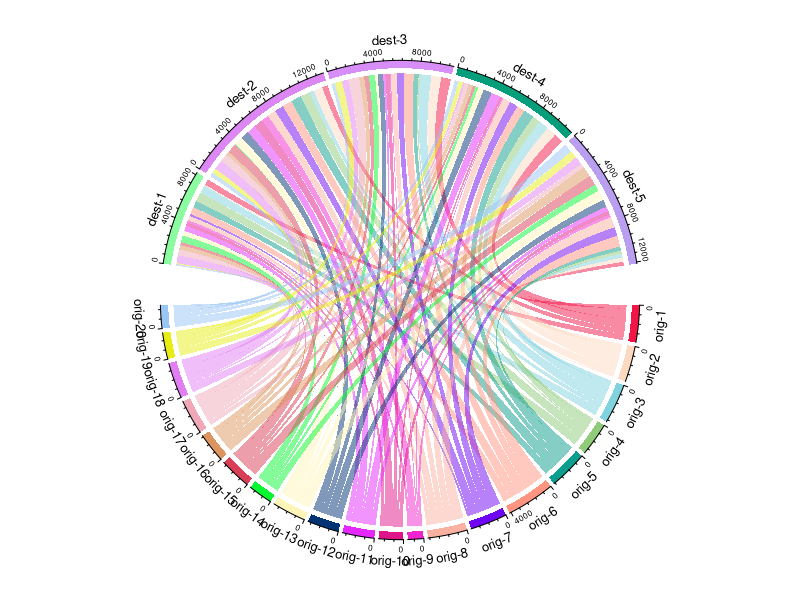
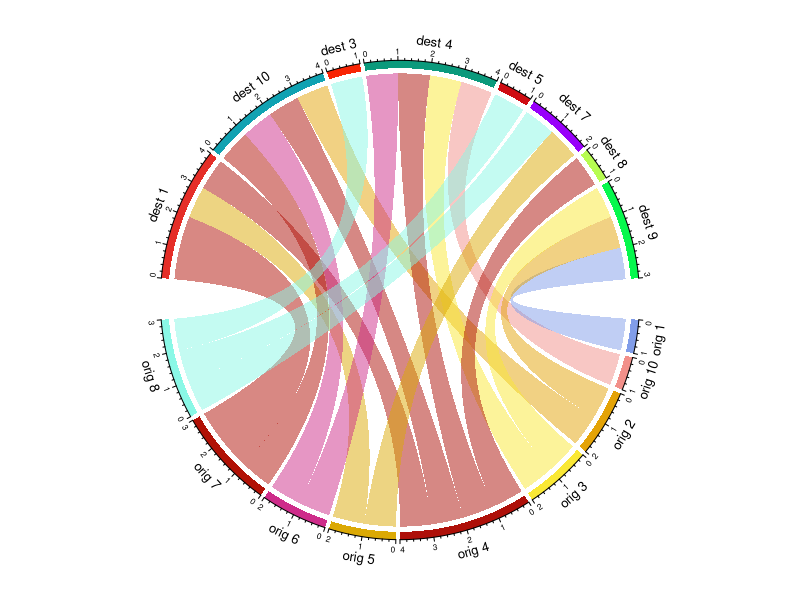
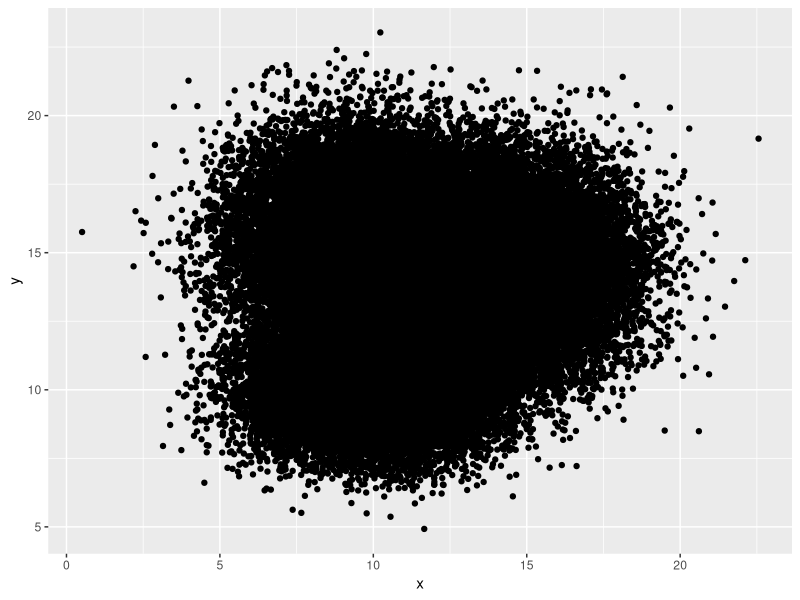
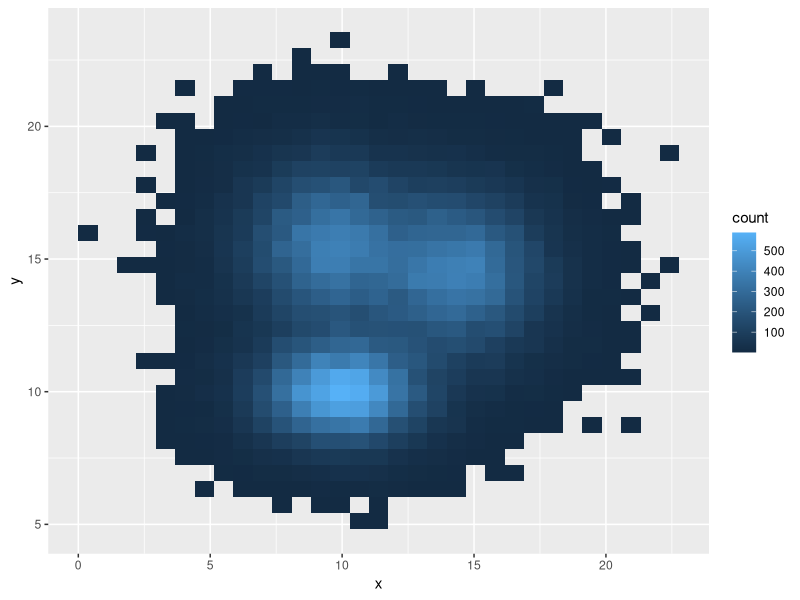
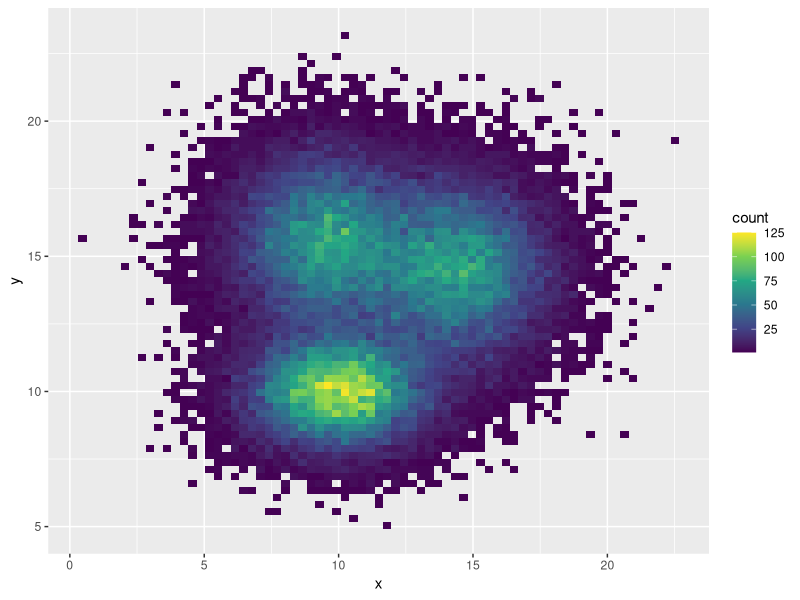

Reproduce these figures in R, in order.
# Basic Chord Diagram
# source: https://www.r-graph-gallery.com/123-circular-plot-circlize-package-2.html

# Chord Diagram from Adjacency Matrix ----

# a list of connections between 20 origin nodes, 5 destination nodes:
numbers <- sample(c(1:1000), 100, replace = T)
data <- matrix( numbers, ncol=5)
rownames(data) <- paste0("orig-", seq(1,20))
colnames(data) <- paste0("dest-", seq(1,5))

# Load the circlize library
install.packages('circlize')
library(circlize)

# Make the circular plot
chordDiagram(data, transparency = 0.5)





# Chord Diagram from Edge List ----

# Create Edge List
origin <- paste0("orig ", sample(c(1:10), 20, replace = T))
destination <- paste0("dest ", sample(c(1:10), 20, replace = T))
data2 <- data.frame(origin, destination)

# Transform input data in a adjacency matrix
adjacencyData <- with(data2, table(origin, destination))

# Charge the circlize library
library(circlize)

# Make the circular plot
chordDiagram(adjacencyData, transparency = 0.5)

# 2D Density Plot ----
library(tidyverse)

# Data
a <- data.frame( x=rnorm(20000, 10, 1.9), y=rnorm(20000, 10, 1.2) )
b <- data.frame( x=rnorm(20000, 14.5, 1.9), y=rnorm(20000, 14.5, 1.9) )
c <- data.frame( x=rnorm(20000, 9.5, 1.9), y=rnorm(20000, 15.5, 1.9) )
data3 <- rbind(a,b,c)

# Basic scatterplot
ggplot(data = data3, mapping = aes(x=x, y=y)) +
    geom_point()

# 2D Histogram with default option
ggplot(data3, aes(x=x, y=y)) +
    geom_bin2d()

# Bin size control + viridis color
ggplot(data3, aes(x=x, y=y)) +
    geom_bin2d(bins = 70) +
    scale_fill_continuous(type = 'viridis')
